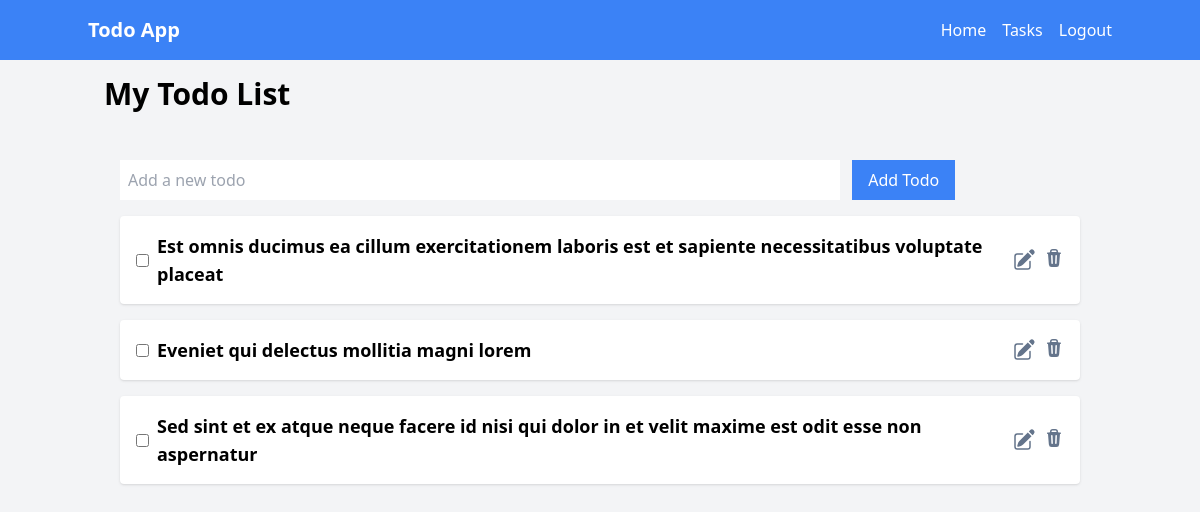
Screenshot of / (signed in) with the database file from the repository.
### todo/models.py (models this page shows, shortened)
class Todo(models.Model):
    user = models.ForeignKey(User, on_delete=models.CASCADE, related_name="user")
    text = models.CharField(max_length=200)
    description = models.TextField()
    created_at = models.DateTimeField(auto_now_add=True)

### todo/views.py (the view)
# urls.py: 2. Add a URL to urlpatterns:  path('', views.home, name='home')
@login_required(login_url='/login/')
def home(request):
    if request.method == 'POST':
        text = request.POST.get('text').strip()
        print(text)
        if text:
            Todo.objects.create(text=text, user=request.user)
        return redirect('/')
    if request.method == 'GET':
        todos = Todo.objects.filter(user=request.user).all()
        return render(request, 'todo/home.html', {'todos': todos})
    return render(request, 'todo/home.html')

### todo/templates/todo/home.html (shortened to what this page needs)
{% extends "todo/base.html" %}
{% block content %}
    <div class="container mx-auto p-4">
        <h1 class="text-3xl font-bold mb-4">My Todo List</h1>
        <div class="container mx-auto p-4">
            <div class="my-4">
                <form action="{% url 'todo:home' %}" method="post">
                    <input type="text" name="text" id="todoInput" class="w-3/4 p-2" placeholder="Add a new todo">
                    <button value="Submit" class="bg-blue-500 text-white px-4 py-2 ml-2" type="submit">Add Todo</button>
                </form>
            </div>
            {% for todo in todos %}
                <div class="bg-white mt-4 p-4 rounded shadow">
                    <div class="flex justify-between items-center">
                        <div class="flex items-center">
                            <input type="checkbox" id="todoCheckbox" class="mr-2">
                            <span class="text-lg font-semibold">{{ todo.text }}</span>
                        </div>
                        <div class="flex space-x-2">
                            <div>
                                <a  class="text-slate-500">
                                </a>
                            </div>
                            <div>
                                <a  class="text-slate-500" href="{% url 'todo:delete' todo.id %}"  >
                                </a>
                            </div>
                        </div>
                    </div>
                </div>
            {% endfor %}
        </div>
    </div>
{% endblock %}

### todo/templates/todo/base.html (shortened to what this page needs)
<!doctype html>
<html>
<head>
  <script src="https://cdn.tailwindcss.com"></script>
</head>
<body class="bg-gray-100">
<nav class="bg-blue-500 p-4">
    <div class="container mx-auto flex justify-between items-center">
        <a href="#" class="text-white font-bold text-xl">Todo App</a>
        <ul class="flex space-x-4">
            <li><a href="#" class="text-white">Home</a></li>
            <li><a href="#" class="text-white">Tasks</a></li>
            {% if user.is_authenticated %}
                <li><a href="{% url 'todo:logout' %}" class="text-white">Logout</a></li>
            {% else %}
                <li><a href="{% url 'todo:login' %}" class="text-white">Login</a></li>
                <li><a href="{% url 'todo:signup' %}" class="text-white">Register</a></li>
            {% endif %}
        </ul>
    </div>
</nav>
{% block content %}
{% endblock %}
</html>

### rows the page displays
Todo: text "Est omnis ducimus ea cillum exercitationem laboris est et sapiente necessitatibus voluptate placeat"
Todo: text "Eveniet qui delectus mollitia magni lorem"
Todo: text "Sed sint et ex atque neque facere id nisi qui dolor in et velit maxime est odit esse non aspernatur"
